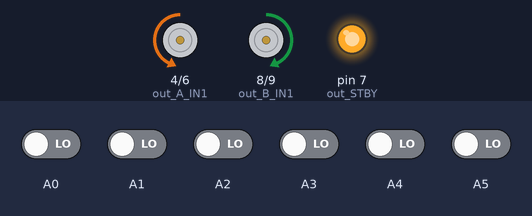
Recording of a sketch running on a simulated Arduino Uno, built with avr-gcc and run on an emulated ATmega328P. On the bench: motor-driver pin pairs drawn as motors (green arrow = first pin HIGH = forward, orange = second pin HIGH = backward, longer = more drive, scaled by the enable pin, stopped while the standby pin is LOW), output pins drawn as LEDs (lit = HIGH). The test bench sets the inputs (shaded band); at power-on: A0–5 LOW.

Above: at 3.7 s.
3.8 s: A2 driven HIGH and A3 driven HIGH
At 5.0 s:
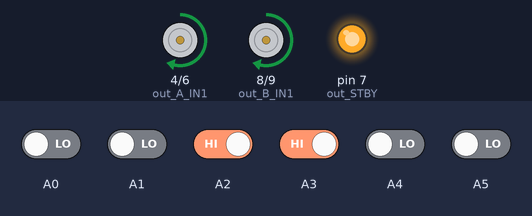
5.3 s: A2 driven LOW
At 5.7 s:
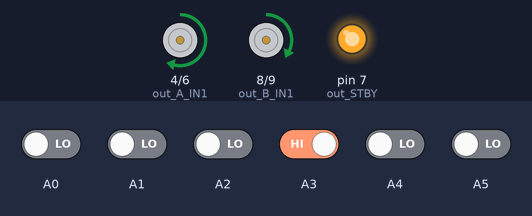
8.3 s: A2 driven HIGH
At 9.5 s:
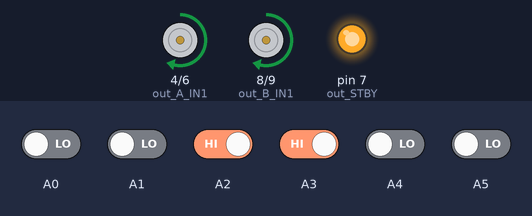
9.8 s: A3 driven LOW
At 10.2 s:
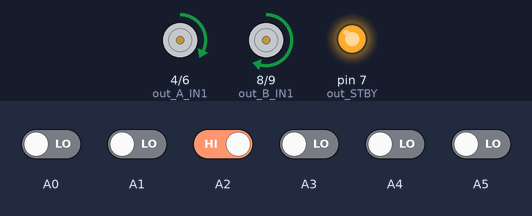
12.8 s: A3 driven HIGH
At 14.2 s:
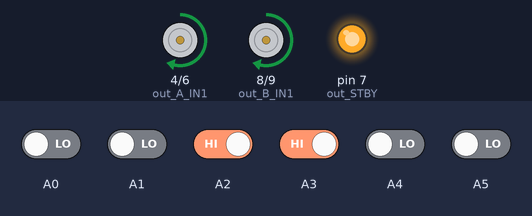
Timing chart, 0 to 15.3 s (numbered marks = the images above; inputs shaded):
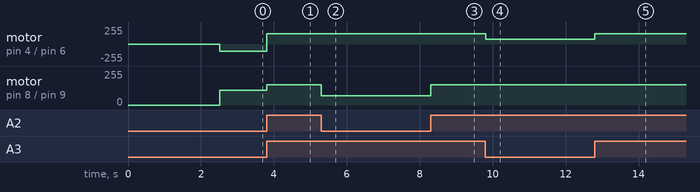

The sketch:

ferraris_albanese.ino
```cpp
#include <QTRSensors.h>

/*
* autore: Albanese Andrea
 ITIS "G. Ferraris" 4B.

 * Contest Roboval 2012
 * www.roboval.it
 *
 *
 *
 *
 */
//--------------------------------------------------------------
//          parametri di configurazione hardcoded
//--------------------------------------------------------------
// i parametri seguenti descrivono l'interfacciamento del microcontrollore
// con sensori e motori. Se modificati potrebbero compromettere il
// funzionamento del robot.

// definizione dei pin di collegamento tra arduino e la scheda motori
#define out_STBY    7
#define out_B_PWM   10 //B motore destro
#define out_A_PWM   5  //A motore sinistro
#define out_A_IN2   6
#define out_A_IN1   4
#define out_B_IN1   8
#define out_B_IN2   9
#define left_motor  0
#define right_motor 1

// definizione dei pin a cui sono collegati i sensori di linea
#define leftFar          0
#define leftCenter       1
#define leftNear         2
#define rightNear        3
#define rightCenter      4
#define rightFar         5
#define NUM_SENSORS      6
#define TIMEOUT       2500
#define EMITTER_PIN   QTR_NO_EMITTER_PIN

//--------------------------------------------------------------
//          parametri di configurazione modificabili
//--------------------------------------------------------------
//
//

#define full_speed          50 // velocita' massima (0-100)
#define correction_speed    40 // velocita' di correzione traiettoria rettilinea (0-100)
#define super_correction_speed  10
#define turn_speed          30 // velocita' di curvatura (0-100)
#define debugPeriod       3000 // ogni quanti millisecondi inviare i messaggi di debug
#define soglia             200 // soglia di riconoscimento bianco/nero (0-1000)
#define attesaPerManovra    10 // tempo di attesa tra il riconoscimento della curva e il comando ai motori


// dichiarazione variabili globali
int S1;
int S2;
int S0;
int S4;
int S3;
int S5;
int lastDebugTime = 0;
int cont;

QTRSensorsRC qtrrc((unsigned char[]) {
  A0, A1, A2, A3, A4, A5}
,NUM_SENSORS, TIMEOUT, EMITTER_PIN);
unsigned int sensorValues[NUM_SENSORS];

void setup(){
  pinMode(out_STBY,OUTPUT);
  pinMode(out_A_PWM,OUTPUT);
  pinMode(out_A_IN1,OUTPUT);
  pinMode(out_A_IN2,OUTPUT);
  pinMode(out_B_PWM,OUTPUT);
  pinMode(out_B_IN1,OUTPUT);
  pinMode(out_B_IN2,OUTPUT);

  for (int i = 0; i < 100; i++){
    qtrrc.calibrate();
    cont=0;
  }
  motor_standby(false);
}
void loop(){
  readSensors();
  cont++;

  if(!S0 && !S5 && (S2 || S3 )){  // 0x1xx0 || 0xx1x0
   straight();
  }
  else{
       if(S5 && S4 && !S0)
         turnRight();
       if(S0 && S1)
         turnLeft();
       if(S5 && S0)
       leftHandWall();
      if(!S0 && !S2 && !S4)
       turnAround();
  }
}

void straight(){
  if(!S2){// 0x01x0 il robot e' troppo a sinistra, deve andare piu' a destra quindi alzo il motore sinistro
     if(cont>100)
     {

       cont=0;
        set_motor(left_motor, full_speed);
    set_motor(right_motor, correction_speed);
  }

  else
  {

     set_motor(left_motor, full_speed);
    set_motor(right_motor, super_correction_speed);

  }
    return;
  }
  else if(!S3){// 0x10x0 il robot e' troppo a destra, deve andare piu' a sinistra quindi alzo il motore destro
      if(cont>100)
      {

        cont=0;
        set_motor(left_motor, correction_speed);
    set_motor(right_motor, full_speed);

  }
    else
    {

      set_motor(left_motor, super_correction_speed);
    set_motor(right_motor, full_speed);

  }
    return;
  }
  else{ // 0x11x0 il robot e' sopra la linea
    set_motor(right_motor, full_speed);
    set_motor(left_motor, full_speed);
  }
}

void leftHandWall(){
  if(S0 && S5){
   turnLeft();
}
}
void turnLeft(){
  delay(attesaPerManovra);
  while(S0 ){
    set_motor(left_motor,-turn_speed);
    set_motor(right_motor,turn_speed);
    readSensors();
  }
}
void turnRight(){
  delay(attesaPerManovra);
  while(S5 && !S0 ){
    set_motor(left_motor,turn_speed);
    set_motor(right_motor,-turn_speed);
    readSensors();
  }
}
void turnAround(){
  delay(attesaPerManovra);
  while(!S2 || !S3){
    set_motor(left_motor,-turn_speed);
    set_motor(right_motor,turn_speed);
    readSensors();
  }
}
void readSensors(){
  unsigned int position = qtrrc.readLine(sensorValues);
  S0     = sensorValues[leftFar]>soglia;
  S1  = sensorValues[leftCenter]>soglia;
  S2    = sensorValues[leftNear]>soglia;
  S3   = sensorValues[rightNear]>soglia;
  S4 = sensorValues[rightCenter]>soglia;
  S5    = sensorValues[rightFar]>soglia;
}

/**
 * set di funzioni per la gestione dei motori
 *
 */

void set_motor(boolean motor, char speed) { // imposta la velocità tra -100 (indietro) e +100 (avanti)
  byte PWMvalue=0;
  PWMvalue = map(abs(speed),0,100,50,255);
  if (speed > 0)
    motor_speed(motor,0,PWMvalue);
  else if (speed < 0)
    motor_speed(motor,1,PWMvalue);
  else {
    motor_coast(motor);
  }
}
void motor_speed(boolean motor, boolean direction, byte speed) { // imposta la velocità tra 0 e 255
  if (motor == left_motor) {
    if (direction == 0) {
      digitalWrite(out_A_IN1,HIGH);
      digitalWrite(out_A_IN2,LOW);
    }
    else {
      digitalWrite(out_A_IN1,LOW);
      digitalWrite(out_A_IN2,HIGH);
    }
    analogWrite(out_A_PWM,speed);
  }
  else {
    if (direction == 0) {
      digitalWrite(out_B_IN1,HIGH);
      digitalWrite(out_B_IN2,LOW);
    }
    else {
      digitalWrite(out_B_IN1,LOW);
      digitalWrite(out_B_IN2,HIGH);
    }
    analogWrite(out_B_PWM,speed);
  }
}
void motor_standby(boolean state) { // abilita/disabilita i motori
  if (state == true)
    digitalWrite(out_STBY,LOW);
  else
    digitalWrite(out_STBY,HIGH);
}

void motor_coast(boolean motor) { // motore in folle
  if (motor == left_motor) {
    digitalWrite(out_A_IN1,LOW);
    digitalWrite(out_A_IN2,LOW);
    digitalWrite(out_A_PWM,HIGH);
  }
  else {
    digitalWrite(out_B_IN1,LOW);
    digitalWrite(out_B_IN2,LOW);
    digitalWrite(out_B_PWM,HIGH);
  }
}

void motor_brake(boolean motor) { // freno motore
  if (motor == left_motor) {
    digitalWrite(out_A_IN1,HIGH);
    digitalWrite(out_A_IN2,HIGH);
  }
  else {
    digitalWrite(out_B_IN1,HIGH);
    digitalWrite(out_B_IN2,HIGH);
  }
}
```

Measured:
- after the input at 3.8 s, motor on pin 4 (out_A_IN1) / pin 6 (out_A_IN2): backward 111/255 → forward 152/255 at once; motor on pin 8 (out_B_IN1) / pin 9 (out_B_IN2): forward 111/255 → forward 152/255 at once
- after the input at 5.3 s, motor on pin 8 (out_B_IN1) / pin 9 (out_B_IN2): forward 152/255 → forward 70/255 at once
- after the input at 8.3 s, motor on pin 8 (out_B_IN1) / pin 9 (out_B_IN2): forward 70/255 → forward 152/255 at once
- after the input at 9.8 s, motor on pin 4 (out_A_IN1) / pin 6 (out_A_IN2): forward 152/255 → forward 70/255 at once
- after the input at 12.8 s, motor on pin 4 (out_A_IN1) / pin 6 (out_A_IN2): forward 70/255 → forward 152/255 at once
